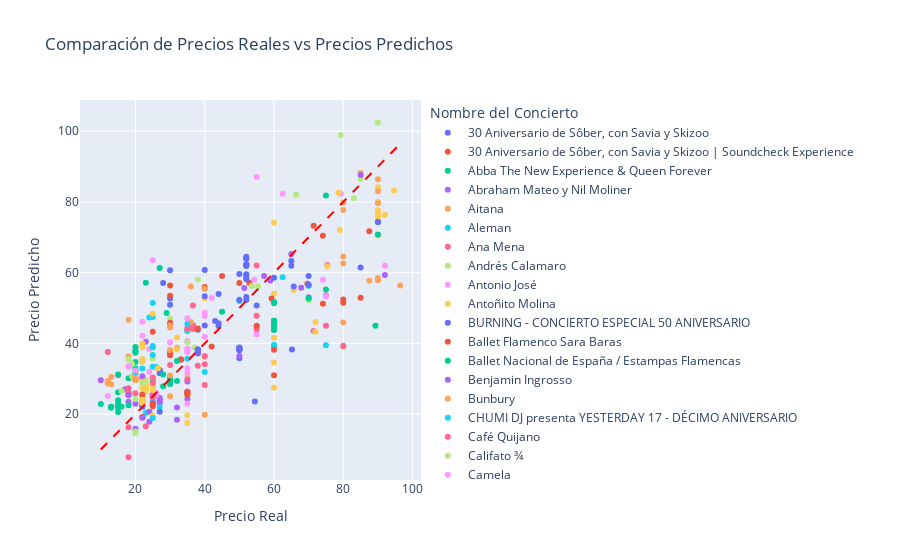

This figure's notebook cell:
### Markdown cell above
GRID SEARCH CON ESTANDARIZACIÓN

### Code cell
# Definir los parámetros para GridSearchCV
params = {
    'mlp__hidden_layer_sizes': [1, 50, 75, 100, 125, 150, 200, 225, 250, 275, 300, 325, 350, 375, 400],
    'mlp__activation': ["identity", "logistic", "tanh", "relu"],
    'mlp__solver': ['lbfgs', 'sgd', 'adam']
}

# Realizar GridSearchCV
start_time = time.time()

gridSearch = GridSearchCV(estimator=pipeline, param_grid=params, n_jobs=-1, scoring='neg_mean_squared_error', cv=ps)
gridSearch.fit(X_train, y)

results = cross_validate(gridSearch.best_estimator_, X_train, y, cv=ps, scoring=scoring, return_train_score=True)

end_time = time.time()
execution_time = end_time - start_time
print("Tiempo de ejecución:", execution_time, "segundos")

print('Mejores parámetros GridSearchCV: ', gridSearch.best_params_)

resultados = crear_tabla_resultados(results)

cargar_modelo_mlflow(gridSearch.best_estimator_, 'MAX_PRICE', 'GRID SEARCH 2', resultados, execution_time)

# Mostrar las predicciones y los valores reales
plot_model_predictions(gridSearch.best_estimator_, X_train, y, data_max)
feature_importance(gridSearch.best_estimator_, X_train, y, 15)
resultados
